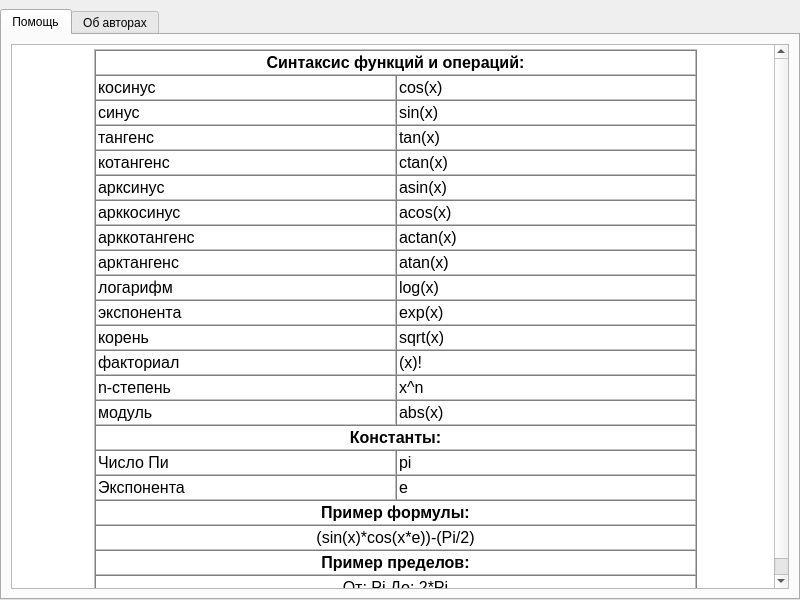
<?xml version="1.0" encoding="UTF-8"?>
<ui version="4.0">
 <class>HelpDialogFrame</class>
 <widget class="QDialog" name="HelpDialogFrame">
  <property name="geometry">
   <rect>
    <x>0</x>
    <y>0</y>
    <width>800</width>
    <height>600</height>
   </rect>
  </property>
  <property name="sizePolicy">
   <sizepolicy hsizetype="Fixed" vsizetype="Preferred">
    <horstretch>0</horstretch>
    <verstretch>0</verstretch>
   </sizepolicy>
  </property>
  <property name="maximumSize">
   <size>
    <width>800</width>
    <height>16777215</height>
   </size>
  </property>
  <property name="windowTitle">
   <string/>
  </property>
  <layout class="QGridLayout" name="gridLayout">
   <property name="leftMargin">
    <number>0</number>
   </property>
   <property name="topMargin">
    <number>9</number>
   </property>
   <property name="rightMargin">
    <number>0</number>
   </property>
   <property name="bottomMargin">
    <number>0</number>
   </property>
   <item row="0" column="0">
    <widget class="QTabWidget" name="tabWidget">
     <property name="currentIndex">
      <number>0</number>
     </property>
     <widget class="QWidget" name="Help">
      <attribute name="title">
       <string>Помощь</string>
      </attribute>
      <layout class="QGridLayout" name="gridLayout_2">
       <item row="0" column="0">
        <widget class="QTextEdit" name="textEdit">
         <property name="readOnly">
          <bool>true</bool>
         </property>
         <property name="html">
          <string>&lt;!DOCTYPE HTML PUBLIC &quot;-//W3C//DTD HTML 4.0//EN&quot; &quot;http://www.w3.org/TR/REC-html40/strict.dtd&quot;&gt;
&lt;html&gt;&lt;head&gt;&lt;meta name=&quot;qrichtext&quot; content=&quot;1&quot; /&gt;&lt;style type=&quot;text/css&quot;&gt;
p, li { white-space: pre-wrap; }
&lt;/style&gt;&lt;/head&gt;&lt;body style=&quot; font-family:'.SF NS Text'; font-size:13pt; font-weight:400; font-style:normal;&quot;&gt;
&lt;table border=&quot;1&quot; style=&quot; margin-top:0px; margin-bottom:0px; margin-left:0px; margin-right:0px;&quot; align=&quot;center&quot; width=&quot;80%&quot; cellspacing=&quot;0&quot; cellpadding=&quot;2&quot;&gt;
&lt;tr&gt;
&lt;td colspan=&quot;2&quot;&gt;
&lt;p align=&quot;center&quot; style=&quot; margin-top:0px; margin-bottom:0px; margin-left:0px; margin-right:0px; -qt-block-indent:0; text-indent:0px;&quot;&gt;&lt;span style=&quot; font-family:'MS Shell Dlg 2'; font-size:12pt; font-weight:600;&quot;&gt;Синтаксис функций и операций:&lt;/span&gt;&lt;/p&gt;&lt;/td&gt;&lt;/tr&gt;
&lt;tr&gt;
&lt;td&gt;
&lt;p style=&quot; margin-top:0px; margin-bottom:0px; margin-left:0px; margin-right:0px; -qt-block-indent:0; text-indent:0px;&quot;&gt;&lt;span style=&quot; font-family:'MS Shell Dlg 2'; font-size:12pt;&quot;&gt;косинус&lt;/span&gt;&lt;/p&gt;&lt;/td&gt;
&lt;td&gt;
&lt;p style=&quot; margin-top:0px; margin-bottom:0px; margin-left:0px; margin-right:0px; -qt-block-indent:0; text-indent:0px;&quot;&gt;&lt;span style=&quot; font-family:'MS Shell Dlg 2'; font-size:12pt;&quot;&gt;cos(x)&lt;/span&gt;&lt;/p&gt;&lt;/td&gt;&lt;/tr&gt;
&lt;tr&gt;
&lt;td&gt;
&lt;p style=&quot; margin-top:0px; margin-bottom:0px; margin-left:0px; margin-right:0px; -qt-block-indent:0; text-indent:0px;&quot;&gt;&lt;span style=&quot; font-family:'MS Shell Dlg 2'; font-size:12pt;&quot;&gt;синус&lt;/span&gt;&lt;/p&gt;&lt;/td&gt;
&lt;td&gt;
&lt;p style=&quot; margin-top:0px; margin-bottom:0px; margin-left:0px; margin-right:0px; -qt-block-indent:0; text-indent:0px;&quot;&gt;&lt;span style=&quot; font-family:'MS Shell Dlg 2'; font-size:12pt;&quot;&gt;sin(x)&lt;/span&gt;&lt;/p&gt;&lt;/td&gt;&lt;/tr&gt;
&lt;tr&gt;
&lt;td&gt;
&lt;p style=&quot; margin-top:0px; margin-bottom:0px; margin-left:0px; margin-right:0px; -qt-block-indent:0; text-indent:0px;&quot;&gt;&lt;span style=&quot; font-family:'MS Shell Dlg 2'; font-size:12pt;&quot;&gt;тангенс&lt;/span&gt;&lt;/p&gt;&lt;/td&gt;
&lt;td&gt;
&lt;p style=&quot; margin-top:0px; margin-bottom:0px; margin-left:0px; margin-right:0px; -qt-block-indent:0; text-indent:0px;&quot;&gt;&lt;span style=&quot; font-family:'MS Shell Dlg 2'; font-size:12pt;&quot;&gt;tan(x)&lt;/span&gt;&lt;/p&gt;&lt;/td&gt;&lt;/tr&gt;
&lt;tr&gt;
&lt;td&gt;
&lt;p style=&quot; margin-top:0px; margin-bottom:0px; margin-left:0px; margin-right:0px; -qt-block-indent:0; text-indent:0px;&quot;&gt;&lt;span style=&quot; font-family:'MS Shell Dlg 2'; font-size:12pt;&quot;&gt;котангенс&lt;/span&gt;&lt;/p&gt;&lt;/td&gt;
&lt;td&gt;
&lt;p style=&quot; margin-top:0px; margin-bottom:0px; margin-left:0px; margin-right:0px; -qt-block-indent:0; text-indent:0px;&quot;&gt;&lt;span style=&quot; font-family:'MS Shell Dlg 2'; font-size:12pt;&quot;&gt;ctan(x)&lt;/span&gt;&lt;/p&gt;&lt;/td&gt;&lt;/tr&gt;
&lt;tr&gt;
&lt;td&gt;
&lt;p style=&quot; margin-top:0px; margin-bottom:0px; margin-left:0px; margin-right:0px; -qt-block-indent:0; text-indent:0px;&quot;&gt;&lt;span style=&quot; font-family:'MS Shell Dlg 2'; font-size:12pt;&quot;&gt;арксинус&lt;/span&gt;&lt;/p&gt;&lt;/td&gt;
&lt;td&gt;
&lt;p style=&quot; margin-top:0px; margin-bottom:0px; margin-left:0px; margin-right:0px; -qt-block-indent:0; text-indent:0px;&quot;&gt;&lt;span style=&quot; font-family:'MS Shell Dlg 2'; font-size:12pt;&quot;&gt;asin(x)&lt;/span&gt;&lt;/p&gt;&lt;/td&gt;&lt;/tr&gt;
&lt;tr&gt;
&lt;td&gt;
&lt;p style=&quot; margin-top:0px; margin-bottom:0px; margin-left:0px; margin-right:0px; -qt-block-indent:0; text-indent:0px;&quot;&gt;&lt;span style=&quot; font-family:'MS Shell Dlg 2'; font-size:12pt;&quot;&gt;арккосинус&lt;/span&gt;&lt;/p&gt;&lt;/td&gt;
&lt;td&gt;
&lt;p style=&quot; margin-top:0px; margin-bottom:0px; margin-left:0px; margin-right:0px; -qt-block-indent:0; text-indent:0px;&quot;&gt;&lt;span style=&quot; font-family:'MS Shell Dlg 2'; font-size:12pt;&quot;&gt;acos(x)&lt;/span&gt;&lt;/p&gt;&lt;/td&gt;&lt;/tr&gt;
&lt;tr&gt;
&lt;td&gt;
&lt;p style=&quot; margin-top:0px; margin-bottom:0px; margin-left:0px; margin-right:0px; -qt-block-indent:0; text-indent:0px;&quot;&gt;&lt;span style=&quot; font-family:'MS Shell Dlg 2'; font-size:12pt;&quot;&gt;арккотангенс&lt;/span&gt;&lt;/p&gt;&lt;/td&gt;
&lt;td&gt;
&lt;p style=&quot; margin-top:0px; margin-bottom:0px; margin-left:0px; margin-right:0px; -qt-block-indent:0; text-indent:0px;&quot;&gt;&lt;span style=&quot; font-family:'MS Shell Dlg 2'; font-size:12pt;&quot;&gt;aсtan(x)&lt;/span&gt;&lt;/p&gt;&lt;/td&gt;&lt;/tr&gt;
&lt;tr&gt;
&lt;td&gt;
&lt;p style=&quot; margin-top:0px; margin-bottom:0px; margin-left:0px; margin-right:0px; -qt-block-indent:0; text-indent:0px;&quot;&gt;&lt;span style=&quot; font-family:'MS Shell Dlg 2'; font-size:12pt;&quot;&gt;арктангенс&lt;/span&gt;&lt;/p&gt;&lt;/td&gt;
&lt;td&gt;
&lt;p style=&quot; margin-top:0px; margin-bottom:0px; margin-left:0px; margin-right:0px; -qt-block-indent:0; text-indent:0px;&quot;&gt;&lt;span style=&quot; font-family:'MS Shell Dlg 2'; font-size:12pt;&quot;&gt;atan(x)&lt;/span&gt;&lt;/p&gt;&lt;/td&gt;&lt;/tr&gt;
&lt;tr&gt;
&lt;td&gt;
&lt;p style=&quot; margin-top:0px; margin-bottom:0px; margin-left:0px; margin-right:0px; -qt-block-indent:0; text-indent:0px;&quot;&gt;&lt;span style=&quot; font-family:'MS Shell Dlg 2'; font-size:12pt;&quot;&gt;логарифм&lt;/span&gt;&lt;/p&gt;&lt;/td&gt;
&lt;td&gt;
&lt;p style=&quot; margin-top:0px; margin-bottom:0px; margin-left:0px; margin-right:0px; -qt-block-indent:0; text-indent:0px;&quot;&gt;&lt;span style=&quot; font-family:'MS Shell Dlg 2'; font-size:12pt;&quot;&gt;log(x)&lt;/span&gt;&lt;/p&gt;&lt;/td&gt;&lt;/tr&gt;
&lt;tr&gt;
&lt;td&gt;
&lt;p style=&quot; margin-top:0px; margin-bottom:0px; margin-left:0px; margin-right:0px; -qt-block-indent:0; text-indent:0px;&quot;&gt;&lt;span style=&quot; font-family:'MS Shell Dlg 2'; font-size:12pt;&quot;&gt;экспонента&lt;/span&gt;&lt;/p&gt;&lt;/td&gt;
&lt;td&gt;
&lt;p style=&quot; margin-top:0px; margin-bottom:0px; margin-left:0px; margin-right:0px; -qt-block-indent:0; text-indent:0px;&quot;&gt;&lt;span style=&quot; font-family:'MS Shell Dlg 2'; font-size:12pt;&quot;&gt;exp(x)&lt;/span&gt;&lt;/p&gt;&lt;/td&gt;&lt;/tr&gt;
&lt;tr&gt;
&lt;td&gt;
&lt;p style=&quot; margin-top:0px; margin-bottom:0px; margin-left:0px; margin-right:0px; -qt-block-indent:0; text-indent:0px;&quot;&gt;&lt;span style=&quot; font-family:'MS Shell Dlg 2'; font-size:12pt;&quot;&gt;корень&lt;/span&gt;&lt;/p&gt;&lt;/td&gt;
&lt;td&gt;
&lt;p style=&quot; margin-top:0px; margin-bottom:0px; margin-left:0px; margin-right:0px; -qt-block-indent:0; text-indent:0px;&quot;&gt;&lt;span style=&quot; font-family:'MS Shell Dlg 2'; font-size:12pt;&quot;&gt;sqrt(x)&lt;/span&gt;&lt;/p&gt;&lt;/td&gt;&lt;/tr&gt;
&lt;tr&gt;
&lt;td&gt;
&lt;p style=&quot; margin-top:0px; margin-bottom:0px; margin-left:0px; margin-right:0px; -qt-block-indent:0; text-indent:0px;&quot;&gt;&lt;span style=&quot; font-family:'MS Shell Dlg 2'; font-size:12pt;&quot;&gt;факториал&lt;/span&gt;&lt;/p&gt;&lt;/td&gt;
&lt;td&gt;
&lt;p style=&quot; margin-top:0px; margin-bottom:0px; margin-left:0px; margin-right:0px; -qt-block-indent:0; text-indent:0px;&quot;&gt;&lt;span style=&quot; font-family:'MS Shell Dlg 2'; font-size:12pt;&quot;&gt;(x)!&lt;/span&gt;&lt;/p&gt;&lt;/td&gt;&lt;/tr&gt;
&lt;tr&gt;
&lt;td&gt;
&lt;p style=&quot; margin-top:0px; margin-bottom:0px; margin-left:0px; margin-right:0px; -qt-block-indent:0; text-indent:0px;&quot;&gt;&lt;span style=&quot; font-family:'MS Shell Dlg 2'; font-size:12pt;&quot;&gt;n-степень&lt;/span&gt;&lt;/p&gt;&lt;/td&gt;
&lt;td&gt;
&lt;p style=&quot; margin-top:0px; margin-bottom:0px; margin-left:0px; margin-right:0px; -qt-block-indent:0; text-indent:0px;&quot;&gt;&lt;span style=&quot; font-family:'MS Shell Dlg 2'; font-size:12pt;&quot;&gt;x^n&lt;/span&gt;&lt;/p&gt;&lt;/td&gt;&lt;/tr&gt;
&lt;tr&gt;
&lt;td&gt;
&lt;p style=&quot; margin-top:0px; margin-bottom:0px; margin-left:0px; margin-right:0px; -qt-block-indent:0; text-indent:0px;&quot;&gt;&lt;span style=&quot; font-family:'MS Shell Dlg 2'; font-size:12pt;&quot;&gt;модуль&lt;/span&gt;&lt;/p&gt;&lt;/td&gt;
&lt;td&gt;
&lt;p style=&quot; margin-top:0px; margin-bottom:0px; margin-left:0px; margin-right:0px; -qt-block-indent:0; text-indent:0px;&quot;&gt;&lt;span style=&quot; font-family:'MS Shell Dlg 2'; font-size:12pt;&quot;&gt;abs(x)&lt;/span&gt;&lt;/p&gt;&lt;/td&gt;&lt;/tr&gt;
&lt;tr&gt;
&lt;td colspan=&quot;2&quot;&gt;
&lt;p align=&quot;center&quot; style=&quot; margin-top:0px; margin-bottom:0px; margin-left:0px; margin-right:0px; -qt-block-indent:0; text-indent:0px;&quot;&gt;&lt;span style=&quot; font-family:'MS Shell Dlg 2'; font-size:12pt; font-weight:600;&quot;&gt;Константы:&lt;/span&gt;&lt;/p&gt;&lt;/td&gt;&lt;/tr&gt;
&lt;tr&gt;
&lt;td&gt;
&lt;p style=&quot; margin-top:0px; margin-bottom:0px; margin-left:0px; margin-right:0px; -qt-block-indent:0; text-indent:0px;&quot;&gt;&lt;span style=&quot; font-family:'MS Shell Dlg 2'; font-size:12pt;&quot;&gt;Число Пи&lt;/span&gt;&lt;/p&gt;&lt;/td&gt;
&lt;td&gt;
&lt;p style=&quot; margin-top:0px; margin-bottom:0px; margin-left:0px; margin-right:0px; -qt-block-indent:0; text-indent:0px;&quot;&gt;&lt;span style=&quot; font-family:'MS Shell Dlg 2'; font-size:12pt;&quot;&gt;pi&lt;/span&gt;&lt;/p&gt;&lt;/td&gt;&lt;/tr&gt;
&lt;tr&gt;
&lt;td&gt;
&lt;p style=&quot; margin-top:0px; margin-bottom:0px; margin-left:0px; margin-right:0px; -qt-block-indent:0; text-indent:0px;&quot;&gt;&lt;span style=&quot; font-family:'MS Shell Dlg 2'; font-size:12pt;&quot;&gt;Экспонента&lt;/span&gt;&lt;/p&gt;&lt;/td&gt;
&lt;td&gt;
&lt;p style=&quot; margin-top:0px; margin-bottom:0px; margin-left:0px; margin-right:0px; -qt-block-indent:0; text-indent:0px;&quot;&gt;&lt;span style=&quot; font-family:'MS Shell Dlg 2'; font-size:12pt;&quot;&gt;e&lt;/span&gt;&lt;/p&gt;&lt;/td&gt;&lt;/tr&gt;
&lt;tr&gt;
&lt;td colspan=&quot;2&quot;&gt;
&lt;p align=&quot;center&quot; style=&quot; margin-top:0px; margin-bottom:0px; margin-left:0px; margin-right:0px; -qt-block-indent:0; text-indent:0px;&quot;&gt;&lt;span style=&quot; font-family:'MS Shell Dlg 2'; font-size:12pt; font-weight:600;&quot;&gt;Пример формулы:&lt;/span&gt;&lt;/p&gt;&lt;/td&gt;&lt;/tr&gt;
&lt;tr&gt;
&lt;td colspan=&quot;2&quot;&gt;
&lt;p align=&quot;center&quot; style=&quot; margin-top:0px; margin-bottom:0px; margin-left:0px; margin-right:0px; -qt-block-indent:0; text-indent:0px;&quot;&gt;&lt;span style=&quot; font-family:'MS Shell Dlg 2'; font-size:12pt;&quot;&gt;(sin(x)*cos(x*e))-(Pi/2)&lt;/span&gt;&lt;/p&gt;&lt;/td&gt;&lt;/tr&gt;
&lt;tr&gt;
&lt;td colspan=&quot;2&quot;&gt;
&lt;p align=&quot;center&quot; style=&quot; margin-top:0px; margin-bottom:0px; margin-left:0px; margin-right:0px; -qt-block-indent:0; text-indent:0px;&quot;&gt;&lt;span style=&quot; font-family:'MS Shell Dlg 2'; font-size:12pt; font-weight:600;&quot;&gt;Пример пределов:&lt;/span&gt;&lt;/p&gt;&lt;/td&gt;&lt;/tr&gt;
&lt;tr&gt;
&lt;td colspan=&quot;2&quot;&gt;
&lt;p align=&quot;center&quot; style=&quot; margin-top:0px; margin-bottom:0px; margin-left:0px; margin-right:0px; -qt-block-indent:0; text-indent:0px;&quot;&gt;&lt;span style=&quot; font-family:'MS Shell Dlg 2'; font-size:12pt;&quot;&gt;От: Pi До: 2*Pi&lt;/span&gt;&lt;/p&gt;&lt;/td&gt;&lt;/tr&gt;&lt;/table&gt;&lt;/body&gt;&lt;/html&gt;</string>
         </property>
        </widget>
       </item>
      </layout>
     </widget>
     <widget class="QWidget" name="Authors">
      <attribute name="title">
       <string>Об авторах</string>
      </attribute>
      <layout class="QGridLayout" name="gridLayout_3">
       <item row="0" column="0">
        <widget class="QTextEdit" name="textEdit_2">
         <property name="readOnly">
          <bool>true</bool>
         </property>
         <property name="html">
          <string>&lt;!DOCTYPE HTML PUBLIC &quot;-//W3C//DTD HTML 4.0//EN&quot; &quot;http://www.w3.org/TR/REC-html40/strict.dtd&quot;&gt;
&lt;html&gt;&lt;head&gt;&lt;meta name=&quot;qrichtext&quot; content=&quot;1&quot; /&gt;&lt;style type=&quot;text/css&quot;&gt;
p, li { white-space: pre-wrap; }
&lt;/style&gt;&lt;/head&gt;&lt;body style=&quot; font-family:'.SF NS Text'; font-size:13pt; font-weight:400; font-style:normal;&quot;&gt;
&lt;table border=&quot;1&quot; style=&quot; margin-top:0px; margin-bottom:0px; margin-left:0px; margin-right:0px;&quot; align=&quot;center&quot; width=&quot;100%&quot; cellspacing=&quot;0&quot; cellpadding=&quot;2&quot;&gt;
&lt;tr&gt;
&lt;td colspan=&quot;2&quot;&gt;
&lt;p align=&quot;center&quot; style=&quot; margin-top:0px; margin-bottom:0px; margin-left:0px; margin-right:0px; -qt-block-indent:0; text-indent:0px;&quot;&gt;&lt;span style=&quot; font-family:'MS Shell Dlg 2'; font-size:12pt; font-weight:600;&quot;&gt;Авторы проекта:&lt;/span&gt;&lt;/p&gt;&lt;/td&gt;&lt;/tr&gt;
&lt;tr&gt;
&lt;td&gt;
&lt;p style=&quot; margin-top:0px; margin-bottom:0px; margin-left:0px; margin-right:0px; -qt-block-indent:0; text-indent:0px;&quot;&gt;&lt;span style=&quot; font-family:'MS Shell Dlg 2'; font-size:12pt;&quot;&gt;Соколов-Ширшов Пётр&lt;/span&gt;&lt;/p&gt;&lt;/td&gt;
&lt;td&gt;
&lt;p style=&quot; margin-top:0px; margin-bottom:0px; margin-left:0px; margin-right:0px; -qt-block-indent:0; text-indent:0px;&quot;&gt;&lt;span style=&quot; font-family:'MS Shell Dlg 2'; font-size:12pt;&quot;&gt;управление проектом, парсер формул, архитектура, графический дизайн, Qt разработка, алгоритмы, тестирование.&lt;/span&gt;&lt;/p&gt;&lt;/td&gt;&lt;/tr&gt;
&lt;tr&gt;
&lt;td&gt;
&lt;p style=&quot; margin-top:0px; margin-bottom:0px; margin-left:0px; margin-right:0px; -qt-block-indent:0; text-indent:0px;&quot;&gt;&lt;span style=&quot; font-family:'MS Shell Dlg 2'; font-size:12pt;&quot;&gt;Крамар София&lt;/span&gt;&lt;/p&gt;&lt;/td&gt;
&lt;td&gt;
&lt;p style=&quot; margin-top:0px; margin-bottom:0px; margin-left:0px; margin-right:0px; -qt-block-indent:0; text-indent:0px;&quot;&gt;&lt;span style=&quot; font-family:'MS Shell Dlg 2'; font-size:12pt;&quot;&gt;математические алгоритмы, документация, html, тестирование.&lt;/span&gt;&lt;/p&gt;&lt;/td&gt;&lt;/tr&gt;
&lt;tr&gt;
&lt;td&gt;
&lt;p style=&quot; margin-top:0px; margin-bottom:0px; margin-left:0px; margin-right:0px; -qt-block-indent:0; text-indent:0px;&quot;&gt;&lt;span style=&quot; font-family:'MS Shell Dlg 2'; font-size:12pt;&quot;&gt;Альмикеев Егор&lt;/span&gt;&lt;/p&gt;&lt;/td&gt;
&lt;td&gt;
&lt;p style=&quot; margin-top:0px; margin-bottom:0px; margin-left:0px; margin-right:0px; -qt-block-indent:0; text-indent:0px;&quot;&gt;&lt;span style=&quot; font-family:'MS Shell Dlg 2'; font-size:12pt;&quot;&gt;графический дизайн, архитектура, Qt разработка, финальная сборка, тестирование.&lt;/span&gt;&lt;/p&gt;&lt;/td&gt;&lt;/tr&gt;
&lt;tr&gt;
&lt;td colspan=&quot;2&quot;&gt;
&lt;p align=&quot;center&quot; style=&quot; margin-top:0px; margin-bottom:0px; margin-left:0px; margin-right:0px; -qt-block-indent:0; text-indent:0px;&quot;&gt;&lt;span style=&quot; font-family:'MS Shell Dlg 2'; font-size:12pt; font-weight:600;&quot;&gt;Сообщить об ошибке можно по адресу электронной почты: &lt;/span&gt;&lt;a href=&quot;ealmikeew@gmail.com&quot;&gt;&lt;span style=&quot; font-family:'MS Shell Dlg 2'; font-size:12pt; font-weight:600; text-decoration: underline; color:#0000ff;&quot;&gt;ealmikeew@gmail.com&lt;/span&gt;&lt;/a&gt;&lt;/p&gt;&lt;/td&gt;&lt;/tr&gt;
&lt;tr&gt;
&lt;td colspan=&quot;2&quot;&gt;
&lt;p align=&quot;center&quot; style=&quot; margin-top:0px; margin-bottom:0px; margin-left:0px; margin-right:0px; -qt-block-indent:0; text-indent:0px;&quot;&gt;&lt;span style=&quot; font-family:'MS Shell Dlg 2'; font-size:12pt; font-weight:600;&quot;&gt;Исходный код проекта: &lt;/span&gt;&lt;a href=&quot;https://github.com/EgorAlmikeev/ProjectX&quot;&gt;&lt;span style=&quot; font-family:'MS Shell Dlg 2'; font-size:12pt; font-weight:600; text-decoration: underline; color:#0000ff;&quot;&gt;https://github.com/EgorAlmikeev/ProjectX&lt;/span&gt;&lt;/a&gt;&lt;/p&gt;&lt;/td&gt;&lt;/tr&gt;&lt;/table&gt;&lt;/body&gt;&lt;/html&gt;</string>
         </property>
        </widget>
       </item>
      </layout>
     </widget>
    </widget>
   </item>
  </layout>
 </widget>
 <resources/>
 <connections/>
</ui>
